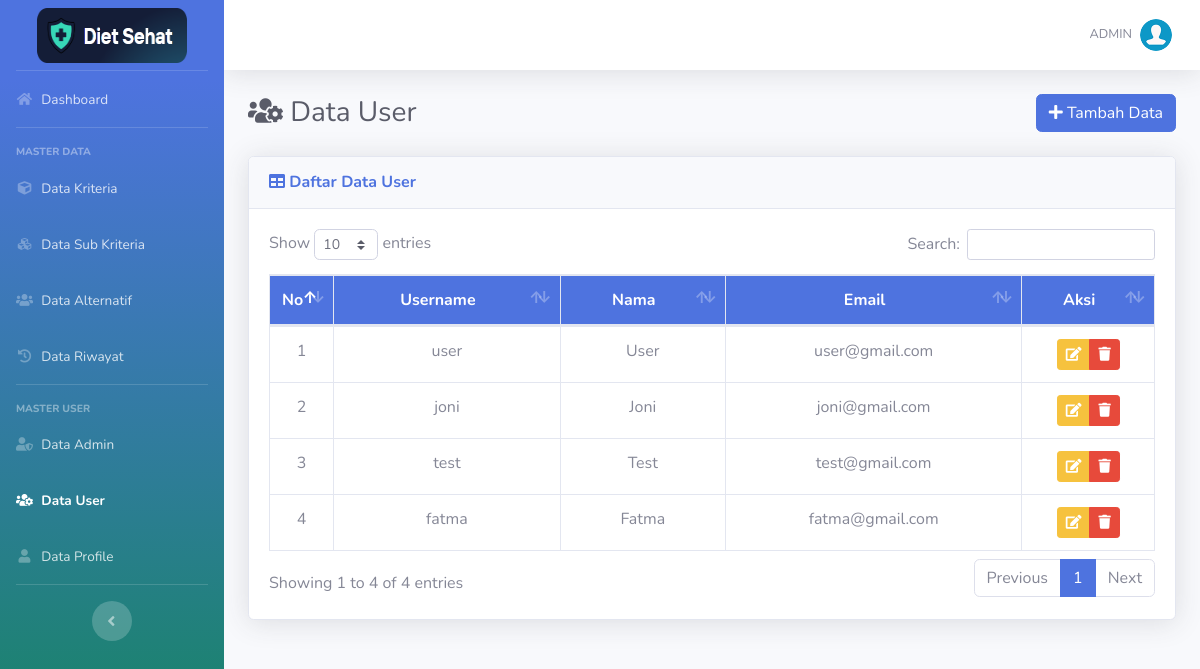
Screenshot of /list-user.php (signed in) with the database file from the repository.
### tables this page shows
CREATE TABLE `user` (
  `id_user` int(5) NOT NULL,
  `username` varchar(16) NOT NULL,
  `password` varchar(50) NOT NULL,
  `nama` varchar(70) NOT NULL,
  `email` varchar(50) DEFAULT NULL,
  `role` char(1) NOT NULL
);

### list-user.php (the view, shortened to what this page needs)
<?php require_once('includes/init.php'); ?>
<?php
require_once('template/header.php');
?>
<div class="d-sm-flex align-items-center justify-content-between mb-4">
    <h1 class="h3 mb-0 text-gray-800"><i class="fas fa-fw fa-users-cog"></i> Data User</h1>
    <a href="tambah-user.php" class="btn btn-success"> <i class="fa fa-plus"></i> Tambah Data </a>
</div>
<div class="card shadow mb-4">
    <div class="card-header py-3">
        <h6 class="m-0 font-weight-bold text-success"><i class="fa fa-table"></i> Daftar Data User</h6>
    </div>
    <div class="card-body">
		<div class="table-responsive">
			<table class="table table-bordered" id="dataTable" width="100%" cellspacing="0">
				<thead class="bg-success text-white">
					<tr align="center">
						<th width="5%">No</th>
						<th>Username</th>
						<th>Nama</th>
						<th>Email</th>
						<th width="15%">Aksi</th>
					</tr>
				</thead>
				<tbody>
				<?php
				$no=0;
				$query = mysqli_query($koneksi,"SELECT * FROM user WHERE role='2';");
				while($data = mysqli_fetch_array($query)):
				$no++;
				?>
					<tr align="center">
						<td><?php echo $no; ?></td>
						<td><?php echo $data['username']; ?></td>
						<td><?php echo $data['nama']; ?></td>
						<td><?php echo $data['email']; ?></td>
						<td>
							<div class="btn-group" role="group">
								<a data-toggle="tooltip" data-placement="bottom" title="Edit Data" href="edit-user.php?id=<?php echo $data['id_user']; ?>" class="btn btn-warning btn-sm"><i class="fa fa-edit"></i></a>
								<a  data-toggle="tooltip" data-placement="bottom" title="Hapus Data" href="hapus-user.php?id=<?php echo $data['id_user']; ?>" onclick="return confirm ('Apakah anda yakin untuk meghapus data ini')" class="btn btn-danger btn-sm"><i class="fa fa-trash"></i></a>
							</div>
						</td>
					</tr>
				<?php endwhile; ?>
				</tbody>
			</table>
		</div>
	</div>
</div>
<?php
require_once('template/footer.php');
?>

### rows the page displays
user: username "user", nama "User", email "user@gmail.com"
user: username "joni", nama "Joni", email "joni@gmail.com"
user: username "test", nama "Test", email "test@gmail.com"
user: username "fatma", nama "Fatma", email "fatma@gmail.com"

### other values shown
$_SESSION['nama'] "ADMIN"
